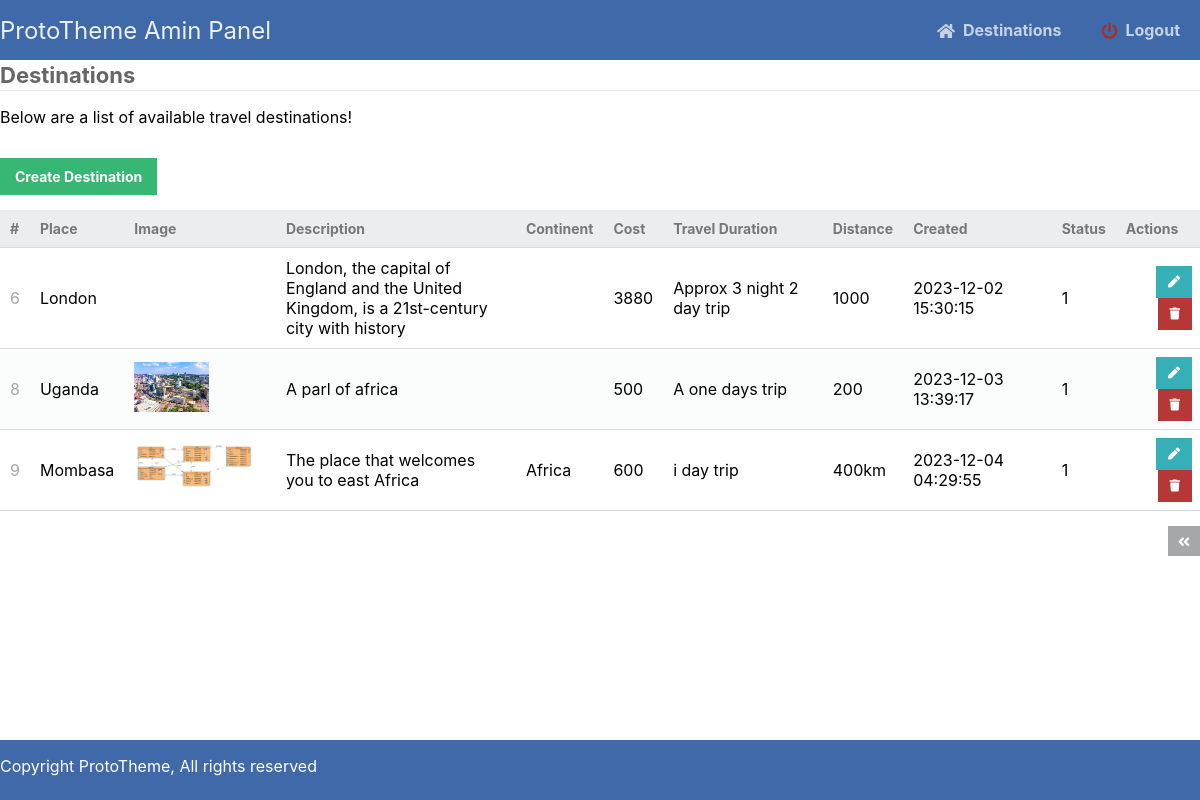
/admin/index.php?page=2 (signed in), run on the app's committed database.
### tables this page shows
CREATE TABLE `travel_destinations` (
  `id` int(11) NOT NULL,
  `place` varchar(255) NOT NULL,
  `image_path` varchar(255) NOT NULL,
  `continent` varchar(50) NOT NULL,
  `description` varchar(255) NOT NULL,
  `cost` varchar(150) NOT NULL,
  `travel_days` varchar(150) NOT NULL,
  `distance` varchar(10) NOT NULL,
  `created_at` datetime NOT NULL DEFAULT current_timestamp(),
  `status` bit(1) NOT NULL DEFAULT b'1'
);

### admin/index.php (the view, shortened to what this page needs)
<?php
include 'functions.php';
?>
<?= template_header('Home') ?>
<div class="content">
	<h2>Destinations</h2>
	<p>Below are a list of available travel destinations!</p>
	<?php
	$pdo = pdo_connect_mysql();
	$page = isset($_GET['page']) && is_numeric($_GET['page']) ? (int) $_GET['page'] : 1;
	$records_per_page = 5;
	$stmt = $pdo->prepare('SELECT * FROM travel_destinations ORDER BY id LIMIT :current_page, :record_per_page');
	$stmt->bindValue(':current_page', ($page - 1) * $records_per_page, PDO::PARAM_INT);
	$stmt->bindValue(':record_per_page', $records_per_page, PDO::PARAM_INT);
	$stmt->execute();
	$travel_destinations = $stmt->fetchAll(PDO::FETCH_ASSOC);
	?>
	<div class="read">
		<a href="create.php" class="create-contact">Create Destination</a>
		<table>
			<thead>
				<tr>
					<td>#</td>
					<td>Place</td>
					<td>Image</td>
					<td width="20%">Description</td>
					<td>Continent</td>
					<td>Cost</td>
					<td>Travel Duration</td>
					<td>Distance</td>
					<td>Created</td>
					<td>Status</td>
					<td>Actions</td>
				</tr>
			</thead>
			<tbody>
				<?php foreach ($travel_destinations as $contact): ?>
					<tr>
						<td>
							<?= $contact['id'] ?>
						</td>
						<td>
							<?= $contact['place'] ?>
						</td>
						<td>
							<img src="<?= $contact['image_path'] ?>" height="50" />
						</td>
						<td>
							<?= $contact['description'] ?>
						</td>
						<td>
							<?= $contact['continent'] ?>
						</td>
						<td>
							<?= $contact['cost'] ?>
						</td>
						<td>
							<?= $contact['travel_days'] ?>
						</td>
						<td>
							<?= $contact['distance'] ?>
						</td>
						<td>
							<?= $contact['created_at'] ?>
						</td>
						<td>
							<?= $contact['status'] ?>
						</td>
						<td class="actions">
							<a href="update.php?id=<?= $contact['id'] ?>" class="edit"><i class="fas fa-pen fa-xs"></i></a>
							<a href="delete.php?id=<?= $contact['id'] ?>" class="trash"><i class="fas fa-trash fa-xs"></i></a>
						</td>
					</tr>
				<?php endforeach; ?>
			</tbody>
		</table>
		<div class="pagination">
			<?php if ($page > 1): ?>
				<a href="index.php?page=<?= $page - 1 ?>"><i class="fas fa-angle-double-left fa-sm"></i></a>
			<?php endif; ?>
		</div>
	</div>
</div>
<?= template_footer() ?>

### admin/css/styles.css (style rules this page uses)
* { box-sizing: border-box; font-family: -apple-system, BlinkMacSystemFont, "segoe ui", roboto, oxygen, ubuntu, cantarell, "fira sans", "droid sans", "helvetica neue", Arial, sans-serif; font-size: 16px; -webkit-font-smoothing: antialiased; -moz-osx-font-smoothing: grayscale; }
body { background-color: #FFFFFF; margin: 0; }
.content { width: 1200px; margin: 0 auto; margin-bottom: 80px; }
.content h2 { margin: 0; padding: 2px 0; font-size: 22px; border-bottom: 1px solid #ebebeb; color: #666666; }
.read .create-contact { display: inline-block; text-decoration: none; background-color: #38b673; font-weight: bold; font-size: 14px; color: #FFFFFF; padding: 10px 15px; margin: 15px 0; }
.read .pagination { display: flex; justify-content: flex-end; }
.read .pagination a { display: inline-block; text-decoration: none; background-color: #a5a7a9; font-weight: bold; color: #FFFFFF; padding: 5px 10px; margin: 15px 0 15px 5px; }
.read table { width: 100%; padding-top: 30px; border-collapse: collapse; }
.read table thead { background-color: #ebeef1; border-bottom: 1px solid #d3dae0; }
.read table thead td { padding: 10px; font-weight: bold; color: #767779; font-size: 14px; }
.read table tbody tr { border-bottom: 1px solid #d3dae0; }
.read table tbody tr:nth-child(even) { background-color: #fbfcfc; }
.read table tbody tr td { padding: 10px; }
.read table tbody tr td:nth-child(1) { color: #a5a7a9; }
.read table tbody tr td.actions { padding: 8px; text-align: right; }
.read table tbody tr td.actions .edit, .read table tbody tr td.actions .trash { display: inline-flex; text-align: right; text-decoration: none; color: #FFFFFF; padding: 10px 12px; }
.read table tbody tr td.actions .trash { background-color: #b73737; }
.read table tbody tr td.actions .edit { background-color: #37afb7; }

### data on the page
travel_destinations: id "6", place "London", description "London, the capital of England and the United Kingdom, is a 21st-century city with history", cost "3880", travel_days "Approx 3 night 2 day trip", distance "1000", created_at "2023-12-02 15:30:15", status "1"
travel_destinations: id "8", place "Uganda", image_path (picture), description "A parl of africa", cost "500", travel_days "A one days trip", distance "200", created_at "2023-12-03 13:39:17", status "1"
travel_destinations: id "9", place "Mombasa", image_path (picture), description "The place that welcomes you to east Africa", continent "Africa", cost "600", travel_days "i day trip", distance "400km", created_at "2023-12-04 04:29:55", status "1"
